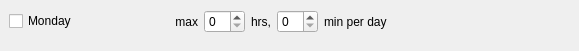
              <widget class="QWidget" name="widget_01" native="true">
               <widget class="QWidget" name="horizontalLayoutWidget_01">
                <property name="geometry">
                 <rect>
                  <x>9</x>
                  <y>1</y>
                  <width>561</width>
                  <height>41</height>
                 </rect>
                </property>
                <layout class="QHBoxLayout" name="horizontalLayout_01">
                 <item>
                  <widget class="QCheckBox" name="kcfg_MONenabledTD">
                   <property name="minimumSize">
                    <size>
                     <width>160</width>
                     <height>0</height>
                    </size>
                   </property>
                   <property name="maximumSize">
                    <size>
                     <width>160</width>
                     <height>16777215</height>
                    </size>
                   </property>
                   <property name="toolTip">
                    <string>This checkbox enables the restrictions on Mondays.</string>
                   </property>
                   <property name="text">
                    <string>Monday</string>
                   </property>
                  </widget>
                 </item>
                 <item>
                  <widget class="QLabel" name="textLabel01_11">
                   <property name="text">
                    <string>max</string>
                   </property>
                   <property name="alignment">
                    <set>Qt::AlignRight|Qt::AlignTrailing|Qt::AlignVCenter</set>
                   </property>
                   <property name="wordWrap">
                    <bool>false</bool>
                   </property>
                  </widget>
                 </item>
                 <item>
                  <widget class="QSpinBox" name="kcfg_MONmaxhr">
                   <property name="maximumSize">
                    <size>
                     <width>42</width>
                     <height>16777215</height>
                    </size>
                   </property>
                   <property name="toolTip">
                    <string>Time limit for this weekday to spend on the PC.</string>
                   </property>
                   <property name="maximum">
                    <number>23</number>
                   </property>
                  </widget>
                 </item>
                 <item>
                  <widget class="QLabel" name="textLabel01_12">
                   <property name="text">
                    <string>hrs,</string>
                   </property>
                   <property name="wordWrap">
                    <bool>false</bool>
                   </property>
                  </widget>
                 </item>
                 <item>
                  <widget class="QSpinBox" name="kcfg_MONmaxmin">
                   <property name="maximumSize">
                    <size>
                     <width>42</width>
                     <height>16777215</height>
                    </size>
                   </property>
                   <property name="toolTip">
                    <string>Time limit for this weekday to spend on the PC.</string>
                   </property>
                   <property name="maximum">
                    <number>59</number>
                   </property>
                  </widget>
                 </item>
                 <item>
                  <widget class="QLabel" name="Textlabel01_10">
                   <property name="text">
                    <string>min per day</string>
                   </property>
                   <property name="wordWrap">
                    <bool>false</bool>
                   </property>
                  </widget>
                 </item>
                 <item>
                  <spacer name="horizontalSpacer1">
                   <property name="orientation">
                    <enum>Qt::Horizontal</enum>
                   </property>
                   <property name="sizeHint" stdset="0">
                    <size>
                     <width>40</width>
                     <height>20</height>
                    </size>
                   </property>
                  </spacer>
                 </item>
                </layout>
               </widget>
              </widget>
